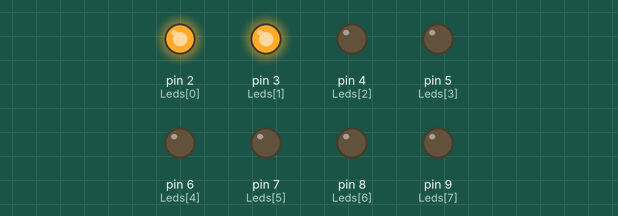
Recording of a sketch running on a simulated Arduino Uno, built with avr-gcc and run on an emulated ATmega328P. Parts: output pins drawn as LEDs (lit = HIGH).

Above: at 0.2 s.
At 1.2 s:
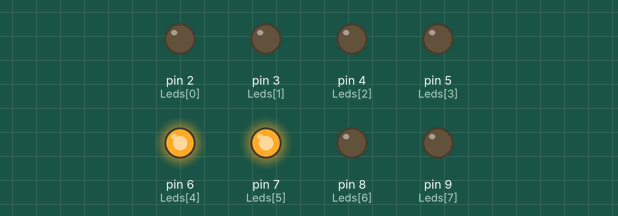
At 2.0 s:
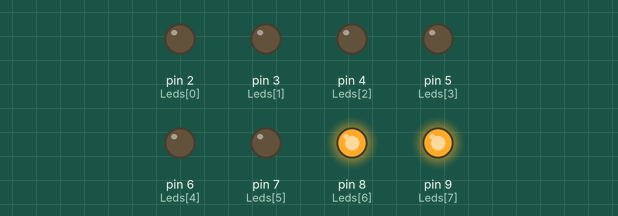
At 4.7 s:
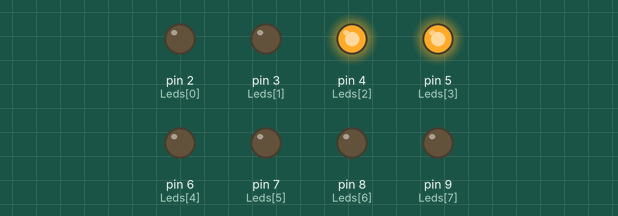
Timing chart, 0 to 5.2 s (numbered marks = the images above):
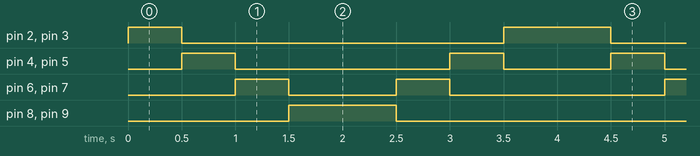

The sketch:

7_Leds_D.ino
```cpp
int Leds[8] = { 2, 3, 4, 5, 6, 7, 8, 9 };
int cantidadLed = 8;
int espera = 500;

void setup() {
  for (int i = 0; i < cantidadLed; i++) {
    pinMode(Leds[i], OUTPUT);
  }
}

void loop() {
  for (int i = 0; i < cantidadLed; i = i + 2) {
    digitalWrite(Leds[i], 1);
    digitalWrite(Leds[i + 1], 1);
    delay(espera);
    digitalWrite(Leds[i], 0);
    digitalWrite(Leds[i + 1], 0);
  }

  for (int i = 7; i > 0; i = i - 2) {
    digitalWrite(Leds[i], 1);
    digitalWrite(Leds[i - 1], 1);
    delay(espera);
    digitalWrite(Leds[i], 0);
    digitalWrite(Leds[i - 1], 0);
  }
}
```

Measured:
- by itself, pin 2 (Leds[0]), pin 3 (Leds[1]): repeats every 4.0 s: LOW 3.0 s, HIGH 1.0 s
- by itself, pin 4 (Leds[2]), pin 5 (Leds[3]): repeats every 4.0 s: LOW 2.0 s, HIGH 0.50 s, LOW 1.0 s, HIGH 0.50 s
- by itself, pin 6 (Leds[4]), pin 7 (Leds[5]): repeats every 4.0 s: LOW 1.0 s, HIGH 0.50 s, LOW 2.0 s, HIGH 0.50 s
- by itself, pin 8 (Leds[6]), pin 9 (Leds[7]): alternates HIGH for 1.0 s and LOW for 3.0 s
